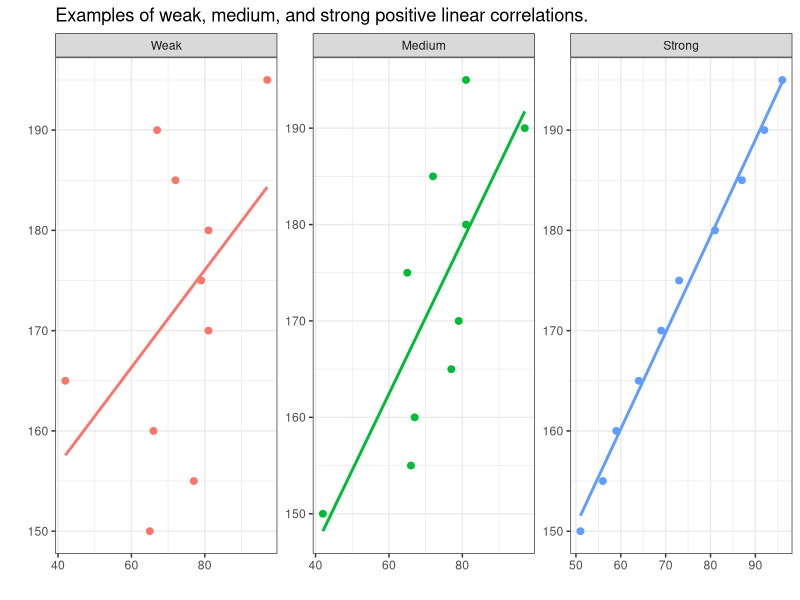
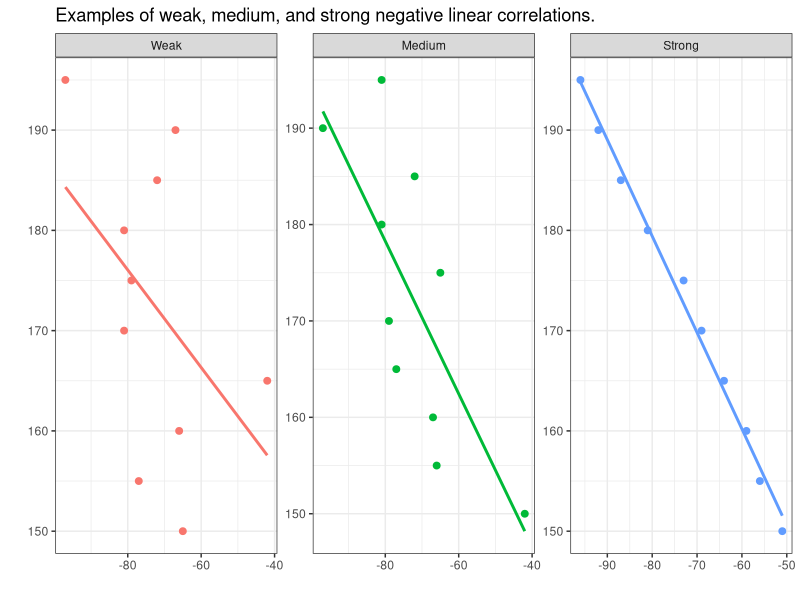

Generate these figures, in order, with R:
## ---- chunk 1
library(tidyverse)
Class <- c("Experimental research",
            "Observational research", 
            "Observational research",
            "Observational research", 
            "Observational research")
Design <- c("Experimental",
            "Behavioral", 
            "Archival/Review",
            "Introspection", 
            "Questionnaire")
Example <- c("Reaction time measurements",
             "Corpus study",
             "Systematic literature review",
             "Grammaticality judgements",
             "Language use survey")
Directness <- c("high",
                "high",
                "low",
                "high",
                "medium")
Costs <- c("high/variable",
           "low/variable",
           "low",
           "low",
           "low")
Ext_Validity <- c("high",
                  "low/variable",
                  "low",
                  "low/variable",
                  "medium")
Int_Validity <- c("high",
                  "high",
                  "medium",
                  "high",
                  "medium")
Access_Participants <- c("low",
                         "medium",
                         "high",
                         "low",
                         "high")
# generate table
designs <- data.frame(
  Class, Design, Example, Directness, Costs, Ext_Validity, Int_Validity,  Access_Participants
)
colnames(designs) <- c("Type", "Research design", "Example", "Directness of access to phenomenon", "Cost/Labor intensity", "External validity (generalizability)", "Internal validity", "Ease of data collection (e.g. access to participants)")
# generate flextable object
library(flextable)

designs %>%
  as.data.frame() %>%
  flextable() %>%
  flextable::set_table_properties(width = .75, layout = "autofit") %>%
  flextable::theme_zebra() %>%
  flextable::fontsize(size = 12) %>%
  flextable::fontsize(size = 12, part = "header") %>%
  flextable::align_text_col(align = "center") %>%
  flextable::set_caption(caption = "Overview of advantages and disadvantages of different research designs.")  %>%
  flextable::merge_v(j = ~ Type) %>%
  flextable::border_outer()
## ---- chunk 2
variabletb <- matrix(c("Nominal Scaled / Categorical Variables", "Gender, Nationality, Part of Speech", "Ordinal Scaled Variables", "Graduation, School Grades, Military Rank", "Interval Scaled Variables", "Temperature, Acceptability Judgments", "Ratio-scaled Variables", "Age, Duration, Number of Syllables"), nrow = 4, byrow = T)
# add column and row names
colnames(variabletb) <- c("Variable Type", "Variable Level")
variabletb %>%
  as.data.frame() %>%
  flextable() %>%
  flextable::set_table_properties(width = .75, layout = "autofit") %>%
  flextable::theme_zebra() %>%
  flextable::fontsize(size = 12) %>%
  flextable::fontsize(size = 12, part = "header") %>%
  flextable::align_text_col(align = "center") %>%
  flextable::set_caption(caption = "Variable types/Variable scales with examples.")  %>%
  flextable::border_outer()
## ---- chunk 3
variableextb <- matrix(c("Carl Lewis", "Ben Johnson", "Steve Davis", "1", "2", "3", "9.86", "9.97", "10.06"), nrow = 3, byrow = F)
# add column and row names
colnames(variableextb) <- c("Name", "Rank", "Time")
# inspect data
variableextb %>%
  as.data.frame() %>%
  flextable() %>%
  flextable::set_table_properties(width = .75, layout = "autofit") %>%
  flextable::theme_zebra() %>%
  flextable::fontsize(size = 12) %>%
  flextable::fontsize(size = 12, part = "header") %>%
  flextable::align_text_col(align = "center") %>%
  flextable::set_caption(caption = "Results of a 100 meter dash.")  %>%
  flextable::border_outer()
## ---- chunk 4
Height <- c(150, 155, 160, 165, 170, 175, 180, 185, 190, 195,
            150, 155, 160, 165, 170, 175, 180, 185, 190, 195,
            150, 155, 160, 165, 170, 175, 180, 185, 190, 195)
Weight <- c(51, 56, 59, 64, 69, 73, 81, 87, 92, 96,
            42, 66, 67, 77, 79, 65, 81, 72, 97, 81,
            65, 77, 66, 42, 81, 79,  81, 72, 67, 97)
Correlation <- rep(c("Strong", "Medium", "Weak"), each = 10)
dat <- data.frame(Correlation, Height, Weight) %>%
  dplyr::mutate(Correlation = factor(Correlation, levels = c("Weak", "Medium", "Strong")))
dat %>%
  ggplot(aes(Weight, Height, group = Correlation, color = Correlation)) +
  facet_wrap(~Correlation, scales = "free") +
  geom_point(size = 2) +
  stat_smooth(method='lm', se = F, alpha = .5) +
  theme_bw() +
  theme(legend.position = "none") +
  labs(title = "Examples of weak, medium, and strong positive linear correlations.",
       x = "", y = "")
## ---- chunk 5
dat %>%
  dplyr::mutate(Weight = -Weight) %>%
  ggplot(aes(Weight, Height, group = Correlation, color = Correlation)) +
  facet_wrap(~Correlation, scales = "free") +
  geom_point(size = 2) +
  stat_smooth(method='lm', se = F, alpha = .5) +
  theme_bw() +
  theme(legend.position = "none") +
  labs(title = "Examples of weak, medium, and strong negative linear correlations.",
       x = "", y = "")
